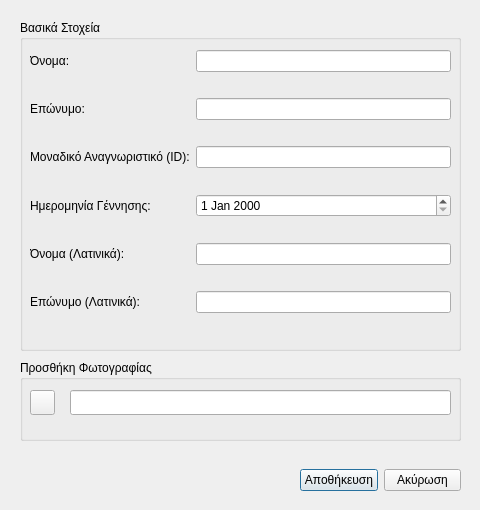
<?xml version="1.0" encoding="UTF-8"?>
<ui version="4.0">
 <class>AddPersonDialog</class>
 <widget class="QDialog" name="AddPersonDialog">
  <property name="geometry">
   <rect>
    <x>0</x>
    <y>0</y>
    <width>480</width>
    <height>510</height>
   </rect>
  </property>
  <property name="windowTitle">
   <string>Προσθήκη Ατόμου</string>
  </property>
  <property name="windowIcon">
   <iconset>
    <normaloff>res/app_icons/plus.png</normaloff>res/app_icons/plus.png</iconset>
  </property>
  <widget class="QGroupBox" name="groupBox">
   <property name="geometry">
    <rect>
     <x>20</x>
     <y>20</y>
     <width>441</width>
     <height>331</height>
    </rect>
   </property>
   <property name="title">
    <string>Βασικά Στοχεία</string>
   </property>
   <widget class="QWidget" name="formLayoutWidget">
    <property name="geometry">
     <rect>
      <x>10</x>
      <y>30</y>
      <width>421</width>
      <height>301</height>
     </rect>
    </property>
    <layout class="QFormLayout" name="formLayout">
     <item row="0" column="0">
      <widget class="QLabel" name="nameLabel">
       <property name="text">
        <string>Όνομα:</string>
       </property>
      </widget>
     </item>
     <item row="0" column="1">
      <widget class="QLineEdit" name="nameEdit"/>
     </item>
     <item row="2" column="0">
      <widget class="QLabel" name="surnameLabel">
       <property name="text">
        <string>Επώνυμο:</string>
       </property>
      </widget>
     </item>
     <item row="2" column="1">
      <widget class="QLineEdit" name="surnameEdit"/>
     </item>
     <item row="4" column="0">
      <widget class="QLabel" name="idLabel">
       <property name="inputMethodHints">
        <set>Qt::ImhNone</set>
       </property>
       <property name="text">
        <string>Μοναδικό Αναγνωριστικό (ID):</string>
       </property>
      </widget>
     </item>
     <item row="4" column="1">
      <widget class="QLineEdit" name="idEdit">
       <property name="inputMethodHints">
        <set>Qt::ImhDigitsOnly</set>
       </property>
      </widget>
     </item>
     <item row="6" column="0">
      <widget class="QLabel" name="birthLabel">
       <property name="text">
        <string>Ημερομηνία Γέννησης:</string>
       </property>
      </widget>
     </item>
     <item row="6" column="1">
      <widget class="QDateEdit" name="dateEdit"/>
     </item>
     <item row="8" column="0">
      <widget class="QLabel" name="lnameLabel">
       <property name="text">
        <string>Όνομα (Λατινικά):</string>
       </property>
      </widget>
     </item>
     <item row="8" column="1">
      <widget class="QLineEdit" name="lnameEdit"/>
     </item>
     <item row="10" column="0">
      <widget class="QLabel" name="lsurnameLabel">
       <property name="text">
        <string>Επώνυμο (Λατινικά):</string>
       </property>
      </widget>
     </item>
     <item row="10" column="1">
      <widget class="QLineEdit" name="lsurnameEdit"/>
     </item>
     <item row="3" column="0" colspan="2">
      <widget class="QLabel" name="surnameErrorLabel">
       <property name="text">
        <string/>
       </property>
      </widget>
     </item>
     <item row="1" column="0" colspan="2">
      <widget class="QLabel" name="nameErrorLabel">
       <property name="text">
        <string/>
       </property>
      </widget>
     </item>
     <item row="5" column="0" colspan="2">
      <widget class="QLabel" name="idErrorLabel">
       <property name="text">
        <string/>
       </property>
      </widget>
     </item>
     <item row="11" column="0" colspan="2">
      <widget class="QLabel" name="lsurnameErrorLabel">
       <property name="text">
        <string/>
       </property>
      </widget>
     </item>
     <item row="9" column="0" colspan="2">
      <widget class="QLabel" name="lnameErrorLabel">
       <property name="text">
        <string/>
       </property>
      </widget>
     </item>
     <item row="7" column="0" colspan="2">
      <widget class="QLabel" name="dateErrorLabel">
       <property name="text">
        <string/>
       </property>
      </widget>
     </item>
    </layout>
   </widget>
  </widget>
  <widget class="QGroupBox" name="groupBox_2">
   <property name="geometry">
    <rect>
     <x>20</x>
     <y>360</y>
     <width>441</width>
     <height>81</height>
    </rect>
   </property>
   <property name="title">
    <string>Προσθήκη Φωτογραφίας</string>
   </property>
   <widget class="QToolButton" name="addProfileButton">
    <property name="geometry">
     <rect>
      <x>10</x>
      <y>30</y>
      <width>25</width>
      <height>25</height>
     </rect>
    </property>
    <property name="text">
     <string/>
    </property>
    <property name="icon">
     <iconset>
      <normaloff>res/app_icons/folder.png</normaloff>res/app_icons/folder.png</iconset>
    </property>
   </widget>
   <widget class="QLineEdit" name="profilePathDisplay">
    <property name="geometry">
     <rect>
      <x>50</x>
      <y>30</y>
      <width>381</width>
      <height>25</height>
     </rect>
    </property>
   </widget>
   <widget class="QLabel" name="imgErrorLabel">
    <property name="geometry">
     <rect>
      <x>50</x>
      <y>60</y>
      <width>381</width>
      <height>16</height>
     </rect>
    </property>
    <property name="text">
     <string/>
    </property>
   </widget>
  </widget>
  <widget class="QWidget" name="horizontalLayoutWidget">
   <property name="geometry">
    <rect>
     <x>300</x>
     <y>460</y>
     <width>161</width>
     <height>41</height>
    </rect>
   </property>
   <layout class="QHBoxLayout" name="horizontalLayout">
    <item>
     <widget class="QPushButton" name="saveButton">
      <property name="text">
       <string>Αποθήκευση</string>
      </property>
     </widget>
    </item>
    <item>
     <widget class="QPushButton" name="cancelButton">
      <property name="text">
       <string>Ακύρωση</string>
      </property>
     </widget>
    </item>
   </layout>
  </widget>
 </widget>
 <resources/>
 <connections/>
</ui>
